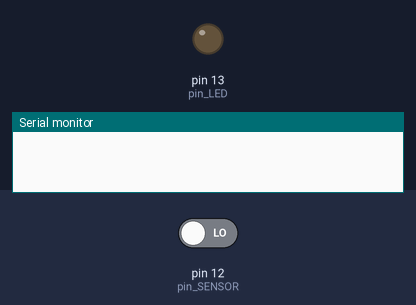
A sketch run on a simulated Arduino Uno, built with avr-gcc and run on an emulated ATmega328P. On the bench: output pins drawn as LEDs (lit = HIGH), the last lines printed to the serial monitor. The test bench sets the inputs (shaded band); at power-on: pin 12 (pin_SENSOR) LOW.

Above: at 1.2 s.
1.3 s: pin 12 (pin_SENSOR) driven HIGH
At 1.7 s:
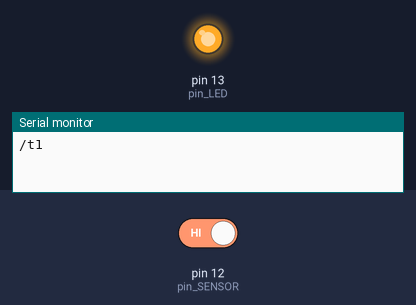
Timing chart, 0 to 4.3 s (numbered marks = the images above; inputs shaded):
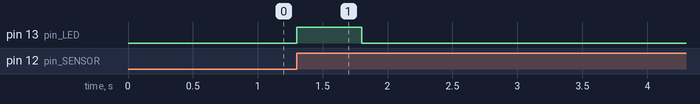

The sketch:

day_night.ino
```cpp
const int pin_SENSOR = 12;
const int pin_LED = 13;
int sensorState = 0;
int count_value = 0;
int prestate = 0;

void setup(){
  pinMode(pin_LED, OUTPUT);
  pinMode(pin_SENSOR,INPUT);
  Serial.begin(9600);
}

void loop(){
  sensorState = digitalRead(pin_SENSOR);
  if (sensorState == HIGH && prestate == 0){
    count_value++;
    Serial.print("/t");
    Serial.println(count_value);
    digitalWrite(pin_LED , HIGH);
    delay(500);
    digitalWrite(pin_LED , LOW);
    prestate = 1;
  } else if (sensorState == LOW) {
    prestate = 0;
  }
}
```

Measured:
- after the input at 1.3 s, pin 13 (pin_LED): LOW → HIGH at once, → LOW 0.50 s later
